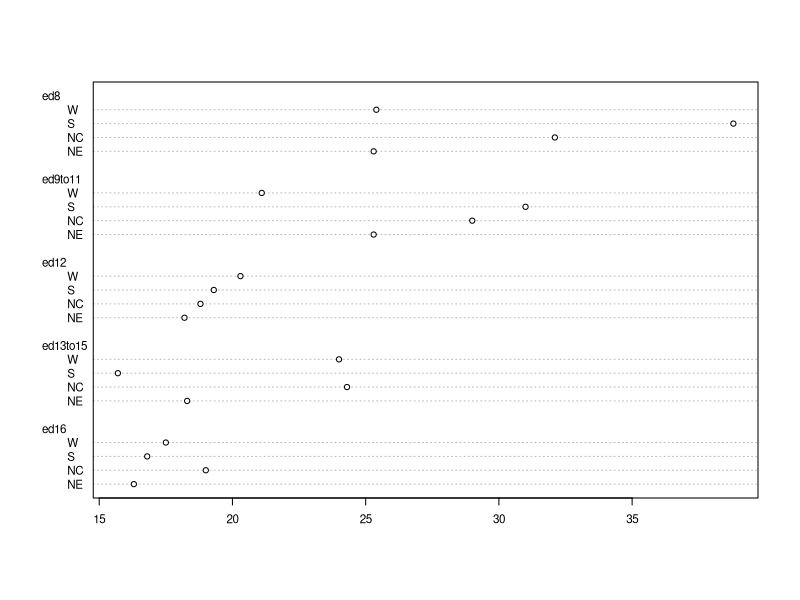
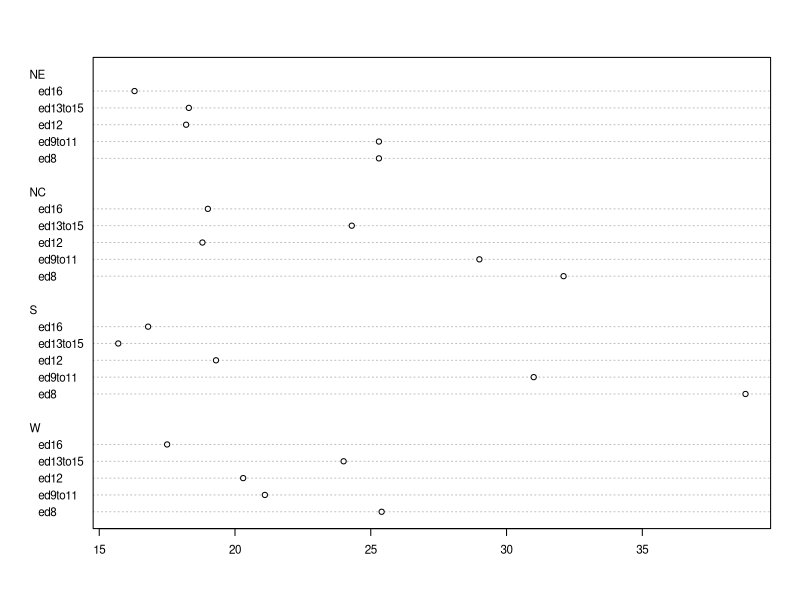
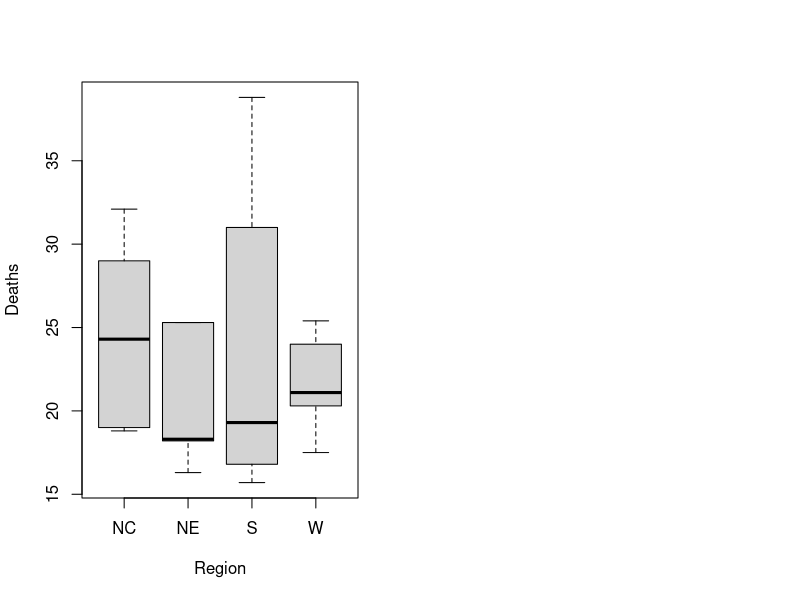

These figures' R source, in order: (Note: this script raises an error after producing the figures.)
## ---- chunk 1
knitr::knit_hooks$set(small.mar = function(before, options, envir) {
    if (before) par(mar = c(4, 4, 1, 1))  # smaller margin on top and right
})

knitr::opts_chunk$set(
  comment = "",
  message = FALSE,
  tidy = FALSE,
  dev=c('CairoPNG', 'CairoPDF'),
  cache = FALSE,
  warning = FALSE,
  encoding = "UTF-8")
## ---- chunk 2
df <- data.frame(row.names = c("NE","NC","S","W"),
                 ed8       = c(25.3,32.1,38.8,25.4), 
                 ed9to11   = c(25.3,29,31,21.1),
                 ed12      = c(18.2,18.8,19.3,20.3),
                 ed13to15  = c(18.3,24.3,15.7,24),
                 ed16      = c(16.3,19,16.8,17.5)
                 )

## ---- chunk 3
dotchart( as.matrix(df), cex=0.7)
## ---- chunk 4
dotchart( t(as.matrix(df)), cex=0.7)
## ---- chunk 5
library(tidyr)
library(dplyr)

df.l <- df %>%
  mutate(Region = as.factor(row.names(.)) )  %>%
  gather(key=Edu, value = Deaths, -Region)

# side-by-side plot
OP <- par(mfrow=c(1,2))
plot(Deaths ~ Region + Edu, df.l)
par(OP)
## ---- chunk 6

library(tidyr)
library(dplyr)
library(ggplot2)

rnames = c("Effects", "NE","NC","S","W")

df2 <- data.frame(Regions    = factor(rnames,levels=rnames),
                 Effects    = c(0,0,0,0,0),
                 ed8       = c(0,25.3,32.1,38.8,25.4), 
                 ed9to11   = c(0,25.3,29,31,21.1),
                 ed12      = c(0,18.2,18.8,19.3,20.3),
                 ed13to15  = c(0,18.3,24.3,15.7,24),
                 ed16      = c(0,16.3,19,16.8,17.5)
)


# Original table

df2.l <- df2  %>%
  gather(key=Edu, value = Deaths, -Regions) %>%
  mutate( Regions = factor(Regions, levels=rev(rnames)))
ggplot(df2.l) + aes(x=Edu, y=Regions, fill=Deaths) +geom_tile() +
  geom_text(aes(fill = df2.l$Deaths, label = round(df2.l$Deaths, 1))) +
    scale_fill_gradient(low = "white", high = "red") +
   labs(title = "Raw Table", cex=2) +
  theme(plot.title = element_text(size = rel(3)))
   

# Iteration 1
M1 <- medpolish(as.matrix(df2[-1,-1:-2]), maxiter = 1)
dfa <- rbind( t(as.data.frame(M1[3]))  , as.data.frame(M1$residuals) )
dfb <- cbind( Regions    = factor(rnames,levels=rnames), Effects=c(M1$overall, M1$row) , dfa)

df2.l <- dfb  %>%
  gather(key=Edu, value = Deaths, -Regions) %>%
  mutate( Regions = factor(Regions, levels=rev(rnames)))
ggplot(df2.l) + aes(x=Edu, y=Regions, fill=Deaths) +geom_tile() +
  geom_text(aes(fill = df2.l$Deaths, label = round(df2.l$Deaths, 1))) +
    scale_fill_gradient(low = "white", high = "red") +
   labs(title = "1st Iteration", cex=2) +
  theme(plot.title = element_text(size = rel(3)))

# Iteration 2
M1 <- medpolish(as.matrix(df2[-1,-1:-2]), maxiter = 2)
dfa <- rbind( t(as.data.frame(M1[3]))  , as.data.frame(M1$residuals) )
dfb <- cbind( Regions    = factor(rnames,levels=rnames), Effects=c(M1$overall, M1$row) , dfa)

df2.l <- dfb  %>%
  gather(key=Edu, value = Deaths, -Regions) %>%
  mutate( Regions = factor(Regions, levels=rev(rnames)))
ggplot(df2.l) + aes(x=Edu, y=Regions, fill=Deaths) +geom_tile() +
  geom_text(aes(fill = df2.l$Deaths, label = round(df2.l$Deaths, 1))) +
    scale_fill_gradient(low = "white", high = "red") +
   labs(title = "2nd Iteration", cex=2) +
  theme(plot.title = element_text(size = rel(3)))

# Iteration 3
M1 <- medpolish(as.matrix(df2[-1,-1:-2]), maxiter = 3)
dfa <- rbind( t(as.data.frame(M1[3]))  , as.data.frame(M1$residuals) )
dfb <- cbind( Regions    = factor(rnames,levels=rnames), Effects=c(M1$overall, M1$row) , dfa)

df2.l <- dfb  %>%
  gather(key=Edu, value = Deaths, -Regions) %>%
  mutate( Regions = factor(Regions, levels=rev(rnames)))
ggplot(df2.l) + aes(x=Edu, y=Regions, fill=Deaths) +geom_tile() +
  geom_text(aes(fill = df2.l$Deaths, label = round(df2.l$Deaths, 1))) +
    scale_fill_gradient(low = "white", high = "red") +
   labs(title = "3rd Iteration", cex=2) +
  theme(plot.title = element_text(size = rel(3)))

## ---- chunk 7
plot( medpolish(df,maxiter=3), pch=20)
## ---- chunk 8
df.med <- medpolish( df , maxiter=3)
## ---- chunk 9
df.med
## ---- chunk 10
plot( df.med )
